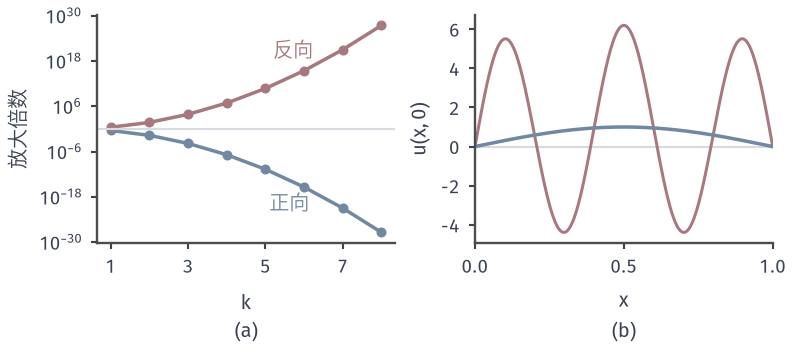

This figure's Python source:
from pathlib import Path
import sys
ROOT = next(p for p in Path(__file__).resolve().parents if (p/'build.sh').is_file() and (p/'tex/book.tex').is_file())
sys.path.insert(0, str(ROOT/'figures/06-differential-equations/02-partial-differential-equations/matplotlib/pdeprob-common'))
from pdeprob_common import *
# Target: heat mode amplification forward/backward, and a reconstruction with a tiny perturbation.
fig, axs = figure(width_mm=112, height_mm=50, ncols=2)
T=.1; k=np.arange(1,9)
ax=axs[0]; style(ax)
ax.semilogy(k,np.exp(-(k*np.pi)**2*T),'o-',ms=3,lw=1.4,color=BLUE)
ax.semilogy(k,np.exp((k*np.pi)**2*T),'o-',ms=3,lw=1.4,color=RED)
ax.axhline(1,color=GRID,lw=.85); ax.text(5.1,3e-22,'正向',color=BLUE); ax.text(5.2,1e19,'反向',color=RED)
ax.set_xticks([1,3,5,7]); ax.set_ylabel('放大倍数'); sub(ax,'a','$k$')
ax=axs[1]; style(ax); X=np.linspace(0,1,800); eps=1e-10
true=np.sin(np.pi*X); rec=true+eps*np.exp((5*np.pi)**2*T)*np.sin(5*np.pi*X)
ax.axhline(0,color=GRID,lw=.85)
ax.plot(X,rec,color=RED,lw=1.2); ax.plot(X,true,color=BLUE,lw=1.4)
ax.set_xlim(0,1); ax.set_xticks([0,.5,1]); ax.set_ylabel('$u(x,0)$'); sub(ax,'b','$x$')
A=float(eps*np.exp((5*np.pi)**2*T))
save(fig, Path(__file__).resolve().parent, 'figure', {'formula':'T=.1; eps=1e-10 at mode 5','amplitude':A}); print(A)
